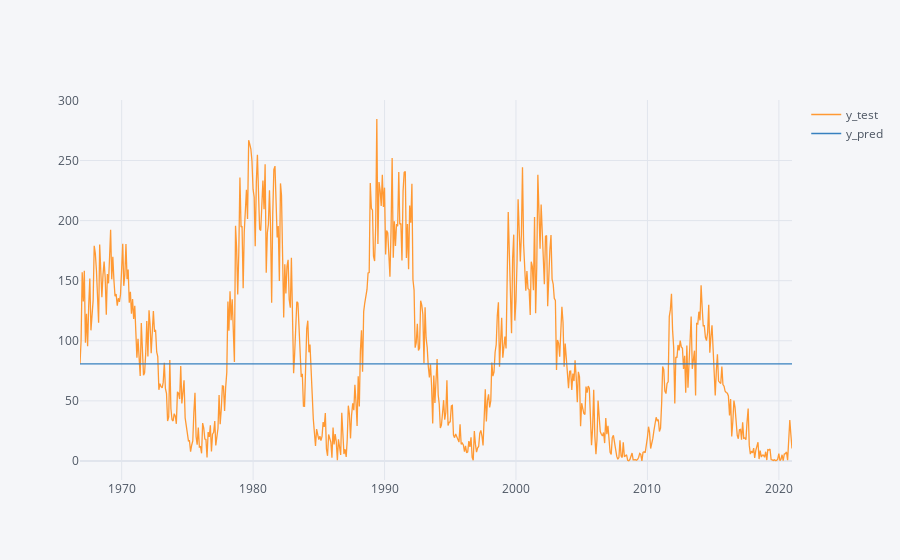

Write notebook code for a chart like this one.
### Code cell
temp_df.iplot()

### Figure 1 — Plotly figure (JSON) as saved in the notebook; plotly's stock layout.template omitted (floating-point values rounded to 4 significant figures; data arrays with more than 128 entries replaced by an {"elided": "..."} marker saying what was removed)
{"data": [{"line": {"color": "rgba(255, 153, 51, 1.0)", "dash": "solid", "shape": "linear", "width": 1.3}, "mode": "lines", "name": "y_test", "text": "", "type": "scatter", "x": {"elided": "651 str values"}, "y": {"elided": "651 float values"}}, {"line": {"color": "rgba(55, 128, 191, 1.0)", "dash": "solid", "shape": "linear", "width": 1.3}, "mode": "lines", "name": "y_pred", "text": "", "type": "scatter", "x": {"elided": "651 str values"}, "y": {"elided": "651 float values"}}], "layout": {"legend": {"bgcolor": "#F5F6F9", "font": {"color": "#4D5663"}}, "paper_bgcolor": "#F5F6F9", "plot_bgcolor": "#F5F6F9", "title": {"font": {"color": "#4D5663"}}, "xaxis": {"gridcolor": "#E1E5ED", "showgrid": true, "tickfont": {"color": "#4D5663"}, "title": {"font": {"color": "#4D5663"}, "text": ""}, "zerolinecolor": "#E1E5ED"}, "yaxis": {"gridcolor": "#E1E5ED", "showgrid": true, "tickfont": {"color": "#4D5663"}, "title": {"font": {"color": "#4D5663"}, "text": ""}, "zerolinecolor": "#E1E5ED"}}}
